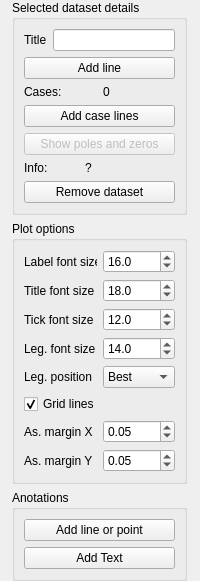
             <widget class="QWidget" name="scrollAreaWidgetContents">
              <property name="geometry">
               <rect>
                <x>0</x>
                <y>-159</y>
                <width>200</width>
                <height>430</height>
               </rect>
              </property>
              <property name="sizePolicy">
               <sizepolicy hsizetype="Ignored" vsizetype="Preferred">
                <horstretch>0</horstretch>
                <verstretch>0</verstretch>
               </sizepolicy>
              </property>
              <layout class="QGridLayout" name="gridLayout_14">
               <property name="leftMargin">
                <number>0</number>
               </property>
               <property name="topMargin">
                <number>0</number>
               </property>
               <property name="rightMargin">
                <number>0</number>
               </property>
               <property name="bottomMargin">
                <number>0</number>
               </property>
               <item row="1" column="0">
                <widget class="QGroupBox" name="groupBox_2">
                 <property name="maximumSize">
                  <size>
                   <width>175</width>
                   <height>16777215</height>
                  </size>
                 </property>
                 <property name="title">
                  <string>Plot options</string>
                 </property>
                 <layout class="QGridLayout" name="gridLayout_7">
                  <property name="leftMargin">
                   <number>9</number>
                  </property>
                  <item row="3" column="1">
                   <widget class="QDoubleSpinBox" name="plt_legendsize_sb">
                    <property name="decimals">
                     <number>1</number>
                    </property>
                    <property name="minimum">
                     <double>5.000000000000000</double>
                    </property>
                    <property name="maximum">
                     <double>100.000000000000000</double>
                    </property>
                    <property name="singleStep">
                     <double>0.500000000000000</double>
                    </property>
                    <property name="value">
                     <double>14.000000000000000</double>
                    </property>
                   </widget>
                  </item>
                  <item row="1" column="0">
                   <widget class="QLabel" name="label_25">
                    <property name="text">
                     <string>Title font size</string>
                    </property>
                   </widget>
                  </item>
                  <item row="2" column="1">
                   <widget class="QDoubleSpinBox" name="plt_ticksize_sb">
                    <property name="decimals">
                     <number>1</number>
                    </property>
                    <property name="minimum">
                     <double>5.000000000000000</double>
                    </property>
                    <property name="singleStep">
                     <double>0.500000000000000</double>
                    </property>
                    <property name="value">
                     <double>12.000000000000000</double>
                    </property>
                   </widget>
                  </item>
                  <item row="2" column="0">
                   <widget class="QLabel" name="label_24">
                    <property name="text">
                     <string>Tick font size</string>
                    </property>
                   </widget>
                  </item>
                  <item row="4" column="1">
                   <widget class="QComboBox" name="plt_legendpos">
                    <item>
                     <property name="text">
                      <string>Best</string>
                     </property>
                    </item>
                    <item>
                     <property name="text">
                      <string>Upper right</string>
                     </property>
                    </item>
                    <item>
                     <property name="text">
                      <string>Upper left</string>
                     </property>
                    </item>
                    <item>
                     <property name="text">
                      <string>Lower left</string>
                     </property>
                    </item>
                    <item>
                     <property name="text">
                      <string>Lower right</string>
                     </property>
                    </item>
                    <item>
                     <property name="text">
                      <string>Right</string>
                     </property>
                    </item>
                    <item>
                     <property name="text">
                      <string>Center left</string>
                     </property>
                    </item>
                    <item>
                     <property name="text">
                      <string>Center right</string>
                     </property>
                    </item>
                    <item>
                     <property name="text">
                      <string>Lower center</string>
                     </property>
                    </item>
                    <item>
                     <property name="text">
                      <string>Upper center</string>
                     </property>
                    </item>
                    <item>
                     <property name="text">
                      <string>Center</string>
                     </property>
                    </item>
                    <item>
                     <property name="text">
                      <string>None</string>
                     </property>
                    </item>
                   </widget>
                  </item>
                  <item row="0" column="1">
                   <widget class="QDoubleSpinBox" name="plt_labelsize_sb">
                    <property name="frame">
                     <bool>true</bool>
                    </property>
                    <property name="readOnly">
                     <bool>false</bool>
                    </property>
                    <property name="accelerated">
                     <bool>false</bool>
                    </property>
                    <property name="showGroupSeparator" stdset="0">
                     <bool>false</bool>
                    </property>
                    <property name="decimals">
                     <number>1</number>
                    </property>
                    <property name="minimum">
                     <double>5.000000000000000</double>
                    </property>
                    <property name="maximum">
                     <double>100.000000000000000</double>
                    </property>
                    <property name="singleStep">
                     <double>0.500000000000000</double>
                    </property>
                    <property name="value">
                     <double>16.000000000000000</double>
                    </property>
                   </widget>
                  </item>
                  <item row="6" column="0">
                   <widget class="QLabel" name="label_21">
                    <property name="text">
                     <string>As. margin X</string>
                    </property>
                   </widget>
                  </item>
                  <item row="4" column="0">
                   <widget class="QLabel" name="label_19">
                    <property name="text">
                     <string>Leg. position</string>
                    </property>
                   </widget>
                  </item>
                  <item row="3" column="0">
                   <widget class="QLabel" name="label_18">
                    <property name="text">
                     <string>Leg. font size</string>
                    </property>
                   </widget>
                  </item>
                  <item row="6" column="1">
                   <widget class="QDoubleSpinBox" name="plt_marginx">
                    <property name="maximum">
                     <double>1.000000000000000</double>
                    </property>
                    <property name="singleStep">
                     <double>0.010000000000000</double>
                    </property>
                    <property name="value">
                     <double>0.050000000000000</double>
                    </property>
                   </widget>
                  </item>
                  <item row="0" column="0">
                   <widget class="QLabel" name="label_17">
                    <property name="text">
                     <string>Label font size</string>
                    </property>
                   </widget>
                  </item>
                  <item row="7" column="0">
                   <widget class="QLabel" name="label_20">
                    <property name="text">
                     <string>As. margin Y</string>
                    </property>
                   </widget>
                  </item>
                  <item row="5" column="0" colspan="2">
                   <widget class="QCheckBox" name="plt_grid">
                    <property name="text">
                     <string>Grid lines</string>
                    </property>
                    <property name="checked">
                     <bool>true</bool>
                    </property>
                   </widget>
                  </item>
                  <item row="7" column="1">
                   <widget class="QDoubleSpinBox" name="plt_marginy">
                    <property name="maximum">
                     <double>1.000000000000000</double>
                    </property>
                    <property name="singleStep">
                     <double>0.010000000000000</double>
                    </property>
                    <property name="value">
                     <double>0.050000000000000</double>
                    </property>
                   </widget>
                  </item>
                  <item row="1" column="1">
                   <widget class="QDoubleSpinBox" name="plt_titlesize_sb">
                    <property name="decimals">
                     <number>1</number>
                    </property>
                    <property name="minimum">
                     <double>5.000000000000000</double>
                    </property>
                    <property name="singleStep">
                     <double>0.500000000000000</double>
                    </property>
                    <property name="value">
                     <double>18.000000000000000</double>
                    </property>
                   </widget>
                  </item>
                 </layout>
                </widget>
               </item>
               <item row="0" column="0">
                <widget class="QGroupBox" name="dataset_gb">
                 <property name="sizePolicy">
                  <sizepolicy hsizetype="Preferred" vsizetype="Preferred">
                   <horstretch>0</horstretch>
                   <verstretch>0</verstretch>
                  </sizepolicy>
                 </property>
                 <property name="minimumSize">
                  <size>
                   <width>0</width>
                   <height>0</height>
                  </size>
                 </property>
                 <property name="maximumSize">
                  <size>
                   <width>175</width>
                   <height>16777215</height>
                  </size>
                 </property>
                 <property name="title">
                  <string>Selected dataset details</string>
                 </property>
                 <layout class="QGridLayout" name="gridLayout_5">
                  <item row="4" column="0">
                   <widget class="QPushButton" name="ds_poleszeros_btn">
                    <property name="enabled">
                     <bool>false</bool>
                    </property>
                    <property name="text">
                     <string>Show poles and zeros</string>
                    </property>
                   </widget>
                  </item>
                  <item row="2" column="0">
                   <layout class="QHBoxLayout" name="horizontalLayout_4">
                    <item>
                     <widget class="QLabel" name="label_13">
                      <property name="text">
                       <string>Cases:</string>
                      </property>
                     </widget>
                    </item>
                    <item>
                     <widget class="QLabel" name="ds_casenum_lb">
                      <property name="text">
                       <string>0</string>
                      </property>
                     </widget>
                    </item>
                   </layout>
                  </item>
                  <item row="5" column="0">
                   <layout class="QHBoxLayout" name="horizontalLayout_3" stretch="0,1">
                    <item>
                     <widget class="QLabel" name="label_14">
                      <property name="text">
                       <string>Info:</string>
                      </property>
                     </widget>
                    </item>
                    <item>
                     <widget class="QLabel" name="ds_info_lb">
                      <property name="maximumSize">
                       <size>
                        <width>90</width>
                        <height>16777215</height>
                       </size>
                      </property>
                      <property name="text">
                       <string>?</string>
                      </property>
                      <property name="wordWrap">
                       <bool>true</bool>
                      </property>
                     </widget>
                    </item>
                   </layout>
                  </item>
                  <item row="3" column="0">
                   <widget class="QPushButton" name="ds_caseadd_btn">
                    <property name="text">
                     <string>Add case lines</string>
                    </property>
                   </widget>
                  </item>
                  <item row="0" column="0">
                   <layout class="QHBoxLayout" name="horizontalLayout_2">
                    <item>
                     <widget class="QLabel" name="label_3">
                      <property name="text">
                       <string>Title</string>
                      </property>
                     </widget>
                    </item>
                    <item>
                     <widget class="QLineEdit" name="ds_title_edit"/>
                    </item>
                   </layout>
                  </item>
                  <item row="6" column="0">
                   <widget class="QPushButton" name="ds_remove_btn">
                    <property name="text">
                     <string>Remove dataset</string>
                    </property>
                   </widget>
                  </item>
                  <item row="1" column="0">
                   <widget class="QPushButton" name="ds_addline_btn">
                    <property name="text">
                     <string>Add line</string>
                    </property>
                   </widget>
                  </item>
                 </layout>
                </widget>
               </item>
               <item row="2" column="0">
                <widget class="QGroupBox" name="groupBox_5">
                 <property name="title">
                  <string>Anotations</string>
                 </property>
                 <layout class="QVBoxLayout" name="verticalLayout_5">
                  <item>
                   <widget class="QPushButton" name="addLine">
                    <property name="text">
                     <string>Add line or point</string>
                    </property>
                   </widget>
                  </item>
                  <item>
                   <widget class="QPushButton" name="addText">
                    <property name="text">
                     <string>Add Text</string>
                    </property>
                   </widget>
                  </item>
                 </layout>
                </widget>
               </item>
              </layout>
             </widget>
